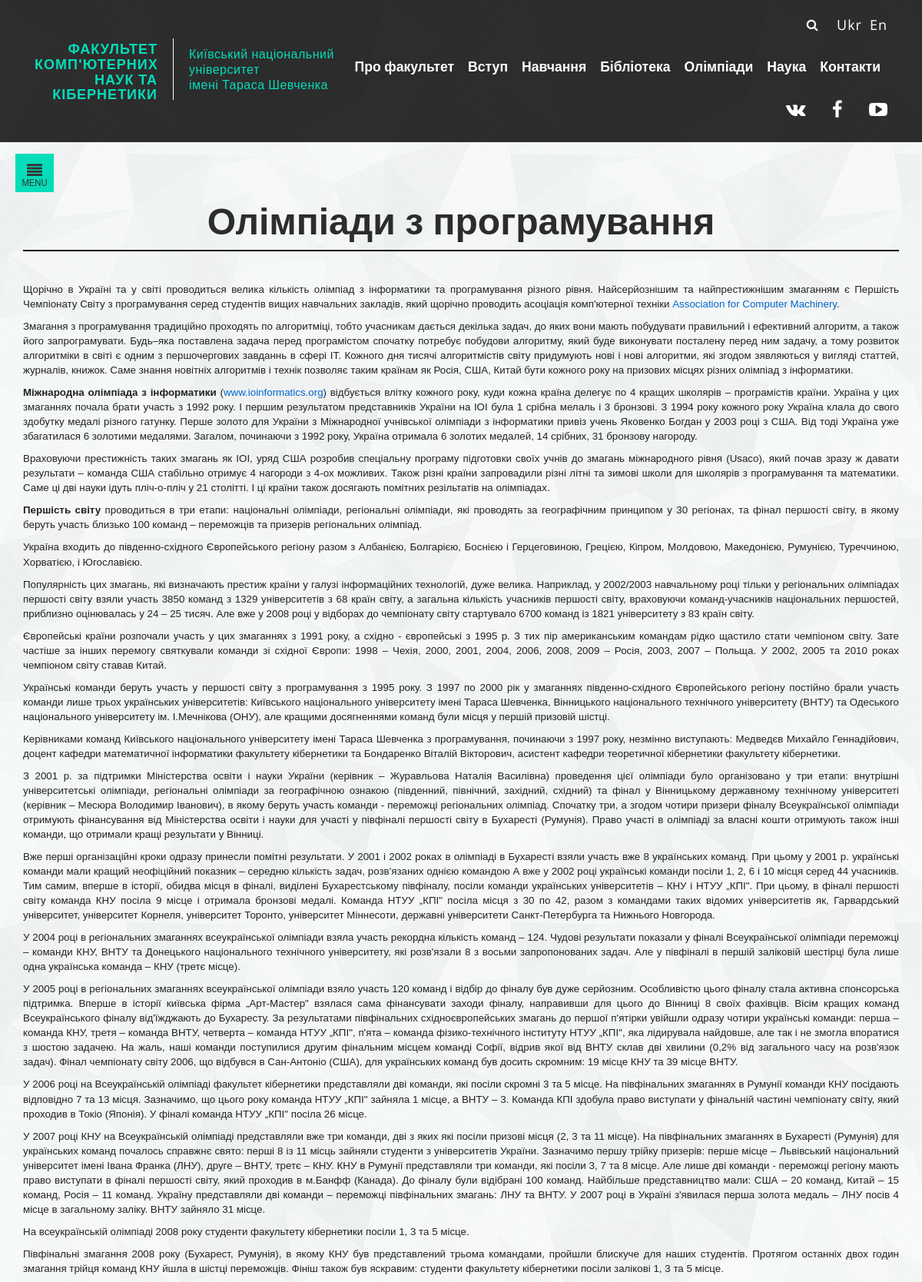
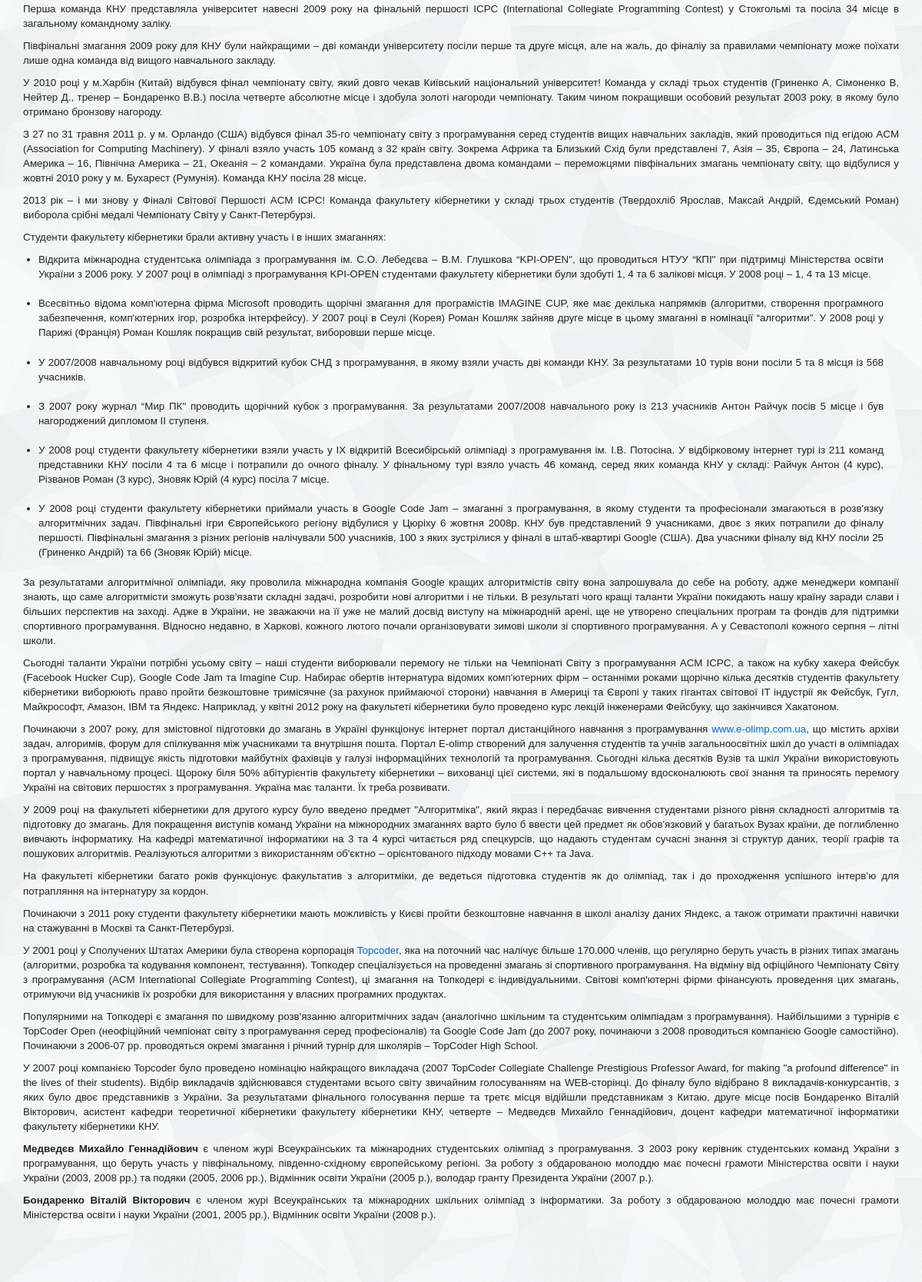
Screenshot of /programming/ (upper part) with the database file from the repository (2 pictures, top to bottom).
### core/models.py (models this page shows, shortened)
class Article(models.Model):
    title = models.CharField(max_length=250)
    text = models.TextField(null=True, blank=True)
    image = models.ManyToManyField(Photo, null=True, blank=True)
    slug = models.CharField(max_length=250)
    parent = models.ForeignKey('self', null=True, blank=True)
    nav_bar = models.CharField(max_length=250, null=True, blank=True)

### core/views.py (the view)
# urls.py: url(r'^(?P<slug>[_0-9a-zA-Z-]+)/$', article, name='article'),
def article(request, slug):
    print(slug)
    article = get_object_or_404(Article, slug=slug)
    if article.parent:
        return render(request, article.parent.nav_bar, {'article':article})
    else:
        return render(request, article.nav_bar, {'article':article})

### core/templates/core/olimp.html (shortened to what this page needs)
{% extends "core/base.html" %}
{% load staticfiles %}
{% load core_tag %}
{% block navbar %}
    <div class="open-btn-block">
        <button id="open-left-navbar" class="btn btn-side-bar open-block">
            <i class="fa fa-align-justify caret-my" aria-hidden="true"></i>
            <span>MENU</span>
        </button>
    </div>
{% endblock %}
{% block content %}
<div class="wrap">
    <div class="container">
        <div class="row">
            <div class="col-xs-12">
                <div class="main-content-block">
                    <div class="information">
                        <h2 class="header-text center-block">{{ article.title}}</h2>
                        {{ article.text|safe }}
                    </div>
                </div>
            </div>
        </div>
    </div>
</div>
{% endblock %}

### core/templates/core/base.html (shortened to what this page needs)
{% load staticfiles %}
<!DOCTYPE html>
<html lang="en">
<head>
    <link rel="stylesheet" type="text/css" href="{% static 'css/font-awesome.min.css'%}">
    <link rel="stylesheet" type="text/css" href="{% static 'css/bootstrap.min.css' %}">
    <link rel="stylesheet" type="text/css" href="{% static 'css/pickmeup.css'%}">
    <link type="text/css" rel="stylesheet" href="{% static 'css/lightgallery.css'%}">
    <link rel="stylesheet" type="text/css" href="{% static 'css/main.css'%}">
</head>
<body class="information-link">
<nav class="navbar navbar-default  nav-cybernetics hidden-sm hidden-xs">
    <div class="container-fluid">
        <div class="collapse navbar-collapse" id="bs-example-navbar-collapse-1">
            <div class="row">
                <div class="col-sm-12 no-padding">
                    <div class="logo-block">
                        <div class="logo-left-block">
                            <div class="logo-header active-logo">
                                <a href="/"><h2 class="header-title">ФАКУЛЬТЕТ КОМП'ЮТЕРНИХ НАУК ТА КІБЕРНЕТИКИ</h2></a>
                            </div>
                        </div>
                        <div class="logo-right-header">
                            <h3 class="header-title-text">Київський національний університет <br />імені Тараса Шевченка</h3>
                        </div>
                    </div>
                    <div class="right-nav-block">
                        <div class="search-language-login">
                            <a href="#" class="sll-text">En</a>
                            <a href="#" class="sll-text">Ukr</a>
                            <form class="navbar-form search-form" role="search">
                                <div class="input-group">
                                    <span class="input-group-btn">
                                        <button id="search" class="btn btn-default btn-search" type="button"><i
                                                class="fa fa-search icon-search"></i></button>
                                    </span>
                                </div>
                            </form>
                        </div>
                        <div class="link-to-other-page">
                            <ul class="dropdown">
                                <li class="dropdown-top">
                                    <a class="dropdown-top" href="/about-faculty">Про факультет</a>
                                </li>
                                <li class="dropdown-top">
                                    <a class="dropdown-top" href="/admission">Вступ</a>
                                </li>
                                <li class="dropdown-top">
                                    <a class="dropdown-top" href="/study">Навчання</a>
                                </li>
                                <li class="dropdown-top">
                                    <a class="dropdown-top" href="/library">Бібліотека</a>
                                </li>
                                <li class="dropdown-top">
                                    <a class="dropdown-top" href="/programming">Олімпіади</a>
                                </li>
                                <li class="dropdown-top">
                                    <a class="dropdown-top" href="/research">Наука</a>
                                </li>
                                <li class="dropdown-top">
                                    <a class="dropdown-top" href="/contacts">Контакти</a>
                                </li>
                            </ul>
                        </div>
                        <div class="social-link hidden-md">
                            <div class="link">
                                <a href="http://vk.comFaculty">
                                    <i class="fa fa-vk cp-icon" aria-hidden="true"></i>
                                </a>
                            </div>
                            <div class="link">
                                <a href="http://facebook.comFaculty">
                                    <i class="fa fa-facebook cp-icon" aria-hidden="true"></i>
                                </a>
                            </div>
                            <div class="link">
                                <a href="http://youtube.com/userFaculty">
                                    <i class="fa fa-youtube-play cp-icon" aria-hidden="true"></i>
                                </a>
                            </div>
                        </div>
                    </div>
                </div>
            </div>
        </div>
    </div>
    {% block navbar %}
    {% endblock %}
</nav>
{% block content %}{% endblock %}
</body>
</html>

### rows the page displays
Article: title "Олімпіади з програмування", text "Щорічно в Україні та у світі проводиться велика кількість олімпіад з інформатики та програмування різного рівня. Найсерйознішим та найпрестижнішим змаганням є Першість Чемпіонату Світу з програмування серед студентів вищих навчальних закладів, який щорічно проводить асоціація комп'ютерної техніки Association for Computer Machinery . Змагання з програмування традиційно проходять по алгоритміці, тобто учасникам дається декілька задач, до яких вони мають побудувати правильний і ефективний алгоритм, а також його запрограмувати. Будь–яка поставлена задача перед програмістом спочатку потребує побудови алгоритму, який буде виконувати посталену перед ним задачу, а тому розвиток алгоритміки в світі…"
